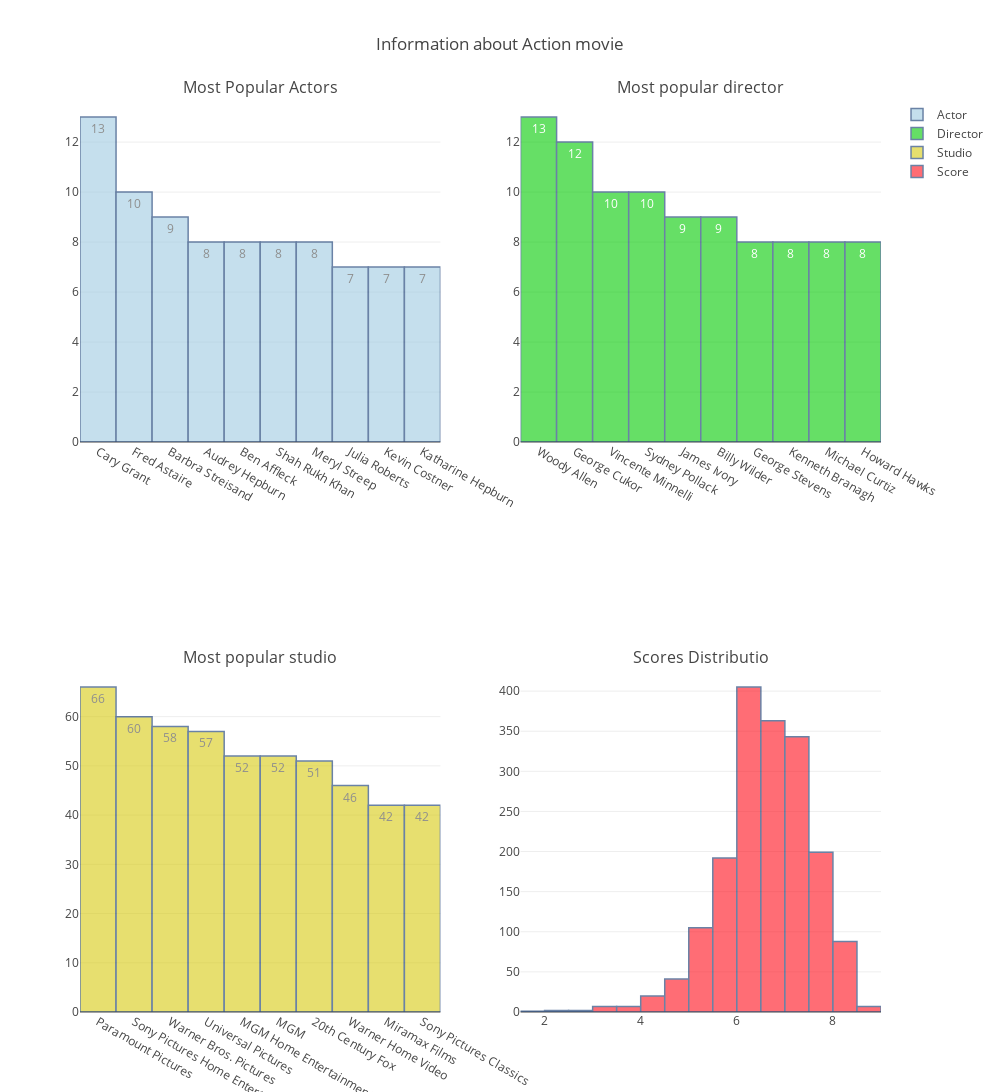

Notebook code for this chart:
### Code cell
df_romance = movie[movie['Genre'].str.contains('Romance') ]
plt.figure(figsize=(30,20))
df_action =df_romance
df_action.replace('  ','Not Available',inplace = True)
info = []
info.append(len(df_action))
info.append(df_action['Cast 1'].value_counts().index[0])
info.append(df_action['Director 1'].value_counts().index[0])
info.append(df_action['Studio'].value_counts().index[0])
info.append([df_action['scores'].max(),df_action[df_action['scores'] == df_action['scores'].max()]])
info.append([df_action['scores'].min(),df_action[df_action['scores'] == df_action['scores'].min()]])
fig = tools.make_subplots(rows=2, cols=2,subplot_titles = ('Most Popular Actors','Most popular director','Most popular studio','Scores Distributio'))
actor = go.Bar(
            y=df_action['Cast 1'].value_counts()[:10],
            x=df_action['Cast 1'].value_counts()[:10].index[:10],
            text=df_action['Cast 1'].value_counts()[:10],
            textposition = 'auto',
            marker=dict(
                color='rgb(234,125,92)',
                line=dict(
                    color='rgb(8,48,107)',
                    width=1.5),
            ),
            name = 'Actor',
            opacity=0.6
        )
director = go.Bar(
            y=df_action['Director 1'].value_counts()[:10],
            x=df_action['Director 1'].value_counts()[:10].index[:10],
            text=df_action['Director 1'].value_counts()[:10],
            textposition = 'auto',
            marker=dict(
                color='rgb(119,174,103)',
                line=dict(
                    color='rgb(8,48,107)',
                    width=1.5),
            ),
    name = 'Director',
            opacity=0.6
        )
studio = go.Bar(
            y=df_action['Studio'].value_counts()[:10],
            x=df_action['Studio'].value_counts()[:10].index[:10],
            text=df_action['Studio'].value_counts()[:10],
            textposition = 'auto',
            marker=dict(
                color='rgb(204,106,118)',
                line=dict(
                    color='rgb(8,48,107)',
                    width=1.5),
            ),
    name = 'Studio',
            opacity=0.6
        )
score = go.Histogram(
            x=df_action['scores'],
            xbins=dict(
            start=0,
            end=10,
            size=0.5
        ),
            marker=dict(
                color='rgb(103,162,178)',
                line=dict(
                    color='rgb(8,48,107)',
                    width=1.5),
            ),
    name = 'Score',
            opacity=0.6
        )
fig.append_trace(actor, 1, 1)
fig.append_trace(director, 1, 2)
fig.append_trace(studio, 2, 1)
fig.append_trace(score, 2, 2)
fig['layout'].update(height=1600, width=1000, title='Information about Romantic movie')
iplot(fig)
pio.write_image(fig, 'static/img/action.png')

### Figure 1 — Plotly figure (JSON) as saved in the notebook; plotly's stock layout.template omitted (floating-point values rounded to 4 significant figures; data arrays with more than 128 entries replaced by an {"elided": "..."} marker saying what was removed)
{"data": [{"marker": {"color": "rgb(158,202,225)", "line": {"color": "rgb(8,48,107)", "width": 1.5}}, "name": "Actor", "opacity": 0.6, "text": [13, 10, 9, 8, 8, 8, 8, 7, 7, 7], "textposition": "auto", "type": "bar", "uid": "7d3c92c3-bf1e-4d22-95ca-836afc5ccf6a", "x": ["Cary Grant  ", "Fred Astaire  ", "Barbra Streisand  ", "Audrey Hepburn  ", "Ben Affleck  ", "Shah Rukh Khan  ", "Meryl Streep  ", "Julia Roberts  ", "Kevin Costner  ", "Katharine Hepburn  "], "xaxis": "x", "y": [13, 10, 9, 8, 8, 8, 8, 7, 7, 7], "yaxis": "y"}, {"marker": {"color": "rgb(0,202,0)", "line": {"color": "rgb(8,48,107)", "width": 1.5}}, "name": "Director", "opacity": 0.6, "text": [13, 12, 10, 10, 9, 9, 8, 8, 8, 8], "textposition": "auto", "type": "bar", "uid": "76ef5727-d602-4f11-a599-da1ffde0e02f", "x": ["Woody Allen  ", "George Cukor  ", "Vincente Minnelli  ", "Sydney Pollack  ", "James Ivory  ", "Billy Wilder  ", "George Stevens  ", "Kenneth Branagh  ", "Michael Curtiz  ", "Howard Hawks  "], "xaxis": "x2", "y": [13, 12, 10, 10, 9, 9, 8, 8, 8, 8], "yaxis": "y2"}, {"marker": {"color": "rgb(215,202,15)", "line": {"color": "rgb(8,48,107)", "width": 1.5}}, "name": "Studio", "opacity": 0.6, "text": [66, 60, 58, 57, 52, 52, 51, 46, 42, 42], "textposition": "auto", "type": "bar", "uid": "1e8ed581-ef36-4124-8c3b-da2914316ae8", "x": ["Paramount Pictures  ", "Sony Pictures Home Entertainment  ", "Warner Bros. Pictures  ", "Universal Pictures  ", "MGM Home Entertainment  ", "MGM  ", "20th Century Fox  ", "Warner Home Video  ", "Miramax Films  ", "Sony Pictures Classics  "], "xaxis": "x3", "y": [66, 60, 58, 57, 52, 52, 51, 46, 42, 42], "yaxis": "y3"}, {"marker": {"color": "rgb(300,12,25)", "line": {"color": "rgb(8,48,107)", "width": 1.5}}, "name": "Score", "opacity": 0.6, "type": "histogram", "uid": "1b7a2546-3a67-406b-ae23-dbca7ca400e4", "x": {"elided": "1782 float values"}, "xaxis": "x4", "xbins": {"end": 10, "size": 0.5, "start": 0}, "yaxis": "y4"}], "layout": {"annotations": [{"font": {"size": 16}, "showarrow": false, "text": "Most Popular Actors", "x": 0.225, "xanchor": "center", "xref": "paper", "y": 1, "yanchor": "bottom", "yref": "paper"}, {"font": {"size": 16}, "showarrow": false, "text": "Most popular director", "x": 0.775, "xanchor": "center", "xref": "paper", "y": 1, "yanchor": "bottom", "yref": "paper"}, {"font": {"size": 16}, "showarrow": false, "text": "Most popular studio", "x": 0.225, "xanchor": "center", "xref": "paper", "y": 0.375, "yanchor": "bottom", "yref": "paper"}, {"font": {"size": 16}, "showarrow": false, "text": "Scores Distributio", "x": 0.775, "xanchor": "center", "xref": "paper", "y": 0.375, "yanchor": "bottom", "yref": "paper"}], "height": 1600, "title": {"text": "Information about Action movie"}, "width": 1000, "xaxis": {"anchor": "y", "autorange": true, "domain": [0, 0.45], "range": [-0.5, 9.5], "type": "category"}, "xaxis2": {"anchor": "y2", "autorange": true, "domain": [0.55, 1], "range": [-0.5, 9.5], "type": "category"}, "xaxis3": {"anchor": "y3", "autorange": true, "domain": [0, 0.45], "range": [-0.5, 9.5], "type": "category"}, "xaxis4": {"anchor": "y4", "autorange": true, "domain": [0.55, 1], "range": [1.5, 9], "type": "linear"}, "yaxis": {"anchor": "x", "autorange": true, "domain": [0.625, 1], "range": [0, 13.68], "type": "linear"}, "yaxis2": {"anchor": "x2", "autorange": true, "domain": [0.625, 1], "range": [0, 13.68], "type": "linear"}, "yaxis3": {"anchor": "x3", "autorange": true, "domain": [0, 0.375], "range": [0, 69.47], "type": "linear"}, "yaxis4": {"anchor": "x4", "autorange": true, "domain": [0, 0.375], "range": [0, 426.3]}}}
